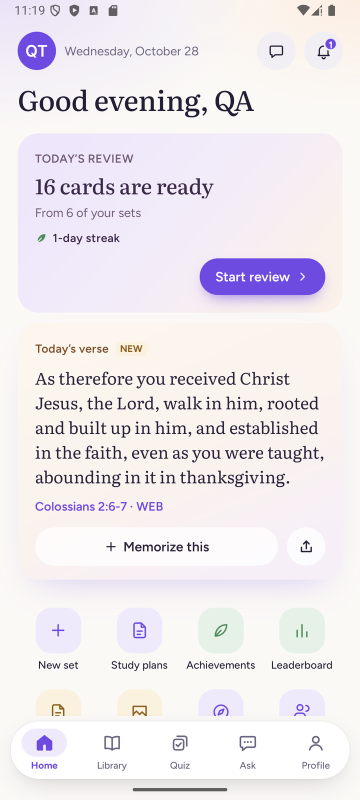
#> input picture legal/screens/01-home.png, 720 x 1600 px (shown at 1/2 size); its folder holds only this picture in this run
$ python frame-site-phones.py
#> lines starting #> are read from the running program, lines starting #| are printed output that depends on the picture; after the words box and inside, x2 and y2 are one past the last pixel; in counts of white or black regions, pixels touching at a corner belong together
#!/usr/bin/env python3
"""Render the website's app screenshots inside a real 3D titanium iPhone (transparent WebP).
Same renderer as MindRest's store-screenshots/frame-shots-ios.py: drawn metal rim + side buttons,
body extruded in perspective, glass glare. Shadow is added in CSS, so the output stays transparent.
Usage: python3 branding/frame-site-phones.py   (reads legal/screens/*.png, writes legal/screens/3d/*.webp)"""
import math
import os
from PIL import Image, ImageDraw, ImageFilter, ImageFont

HERE = os.path.dirname(os.path.abspath(__file__))
SRC = os.path.join(HERE, "..", "legal", "screens")
OUT = os.path.join(SRC, "3d")
os.makedirs(OUT, exist_ok=True)

NAMES = ["01-home", "02-library", "03-cards", "04-quiz", "05-ai", "06-profile"]
OUT_W = 800                  # final width: 2x the largest CSS phone (400px)

SCREEN_W = 900               # screenshot width inside the frame
BEZEL = 26                   # frame thickness around the screen
SCREEN_R = 150               # display corner radius at this scale
DEPTH = 96                   # body thickness in px
LAYERS = 48                  # slices used to extrude the body
CAM = 3600                   # camera distance (smaller = stronger perspective)
POSE = (0, 0, 0)             # yaw, pitch, roll in degrees — straight-on
STATUS_H = 96                # Android status-bar band at SCREEN_W (ink ends at 57/720 px)
F_TIME = ImageFont.truetype(os.path.join(HERE, "..", "frontend", "assets", "fonts", "Inter-SemiBold.ttf"), 38)


def ios_status_bar(shot):
    """The raw shots come from Android (1:09 · 3G); paint over that band with a clean iOS bar."""
    d = ImageDraw.Draw(shot)
    ink = (0x11, 0x11, 0x18)
    d.rectangle([0, 0, shot.width, STATUS_H], fill=shot.getpixel((shot.width // 2, 5)))
    d.text((150, 58), "9:41", font=F_TIME, fill=ink, anchor="mm")
    d.rounded_rectangle([shot.width / 2 - 125, 20, shot.width / 2 + 125, 92], 36, fill=(0, 0, 0))  # Dynamic Island
    x, base = 668, 70                                    # signal: 4 rising bars
    for i in range(4):
        d.rounded_rectangle([x + i * 13, base - 10 - i * 6, x + i * 13 + 8, base], 2, fill=ink)
    cx, cy = 744, 74                                     # wifi: 3 arcs + dot
    for r in (30, 20):
        d.arc([cx - r, cy - r, cx + r, cy + r], 225, 315, fill=ink, width=6)
    d.pieslice([cx - 10, cy - 10, cx + 10, cy + 10], 225, 315, fill=ink)
    d.rounded_rectangle([786, 45, 836, 71], 8, outline=ink, width=3)  # battery
    d.rounded_rectangle([791, 50, 831, 66], 4, fill=ink)
    d.rounded_rectangle([839, 53, 843, 63], 2, fill=ink)
    return shot


def phone(shot):
    """Screenshot inside a drawn titanium iPhone frame, as RGBA with side buttons."""
    shot = shot.resize((SCREEN_W, round(shot.height * SCREEN_W / shot.width)), Image.LANCZOS)
    shot = ios_status_bar(shot)
    sw, sh = shot.size
    pad = 12                                             # room for side buttons
    w, h = sw + 2 * BEZEL + 2 * pad, sh + 2 * BEZEL
    img = Image.new("RGBA", (w, h), (0, 0, 0, 0))
    d = ImageDraw.Draw(img)
    R = SCREEN_R + BEZEL
    for y0, y1 in ((330, 420), (500, 650), (690, 840)):  # action + volume (left)
        d.rounded_rectangle([2, y0, pad + 6, y1], 6, fill=(0x3A, 0x3A, 0x42))
    d.rounded_rectangle([w - pad - 6, 560, w - 2, 780], 6, fill=(0x3A, 0x3A, 0x42))  # power (right)
    d.rounded_rectangle([pad, 0, w - pad - 1, h - 1], R, fill=(0x8E, 0x8C, 0x96))     # light rim
    d.rounded_rectangle([pad + 4, 4, w - pad - 5, h - 5], R - 4, fill=(0x2C, 0x2B, 0x31))  # dark band
    d.rounded_rectangle([pad + 10, 10, w - pad - 11, h - 11], R - 10, fill=(0x05, 0x05, 0x07))  # bezel
    mask = Image.new("L", shot.size, 0)
    ImageDraw.Draw(mask).rounded_rectangle([0, 0, sw - 1, sh - 1], SCREEN_R, fill=255)
    img.paste(shot, (pad + BEZEL, BEZEL), mask)
    return img


def glare(img):
    """Soft diagonal reflection across the glass (screen area only)."""
    w, h = img.size
    band = Image.new("L", (w, h), 0)
    d = ImageDraw.Draw(band)
    for k in range(0, 260, 4):
        a = int(38 * (1 - abs(k - 130) / 130))
        off = int(w * 0.15) + k
        d.polygon([(off, 0), (off + 6, 0), (off + 6 - int(h * 0.55), h), (off - int(h * 0.55), h)], fill=a)
    band = band.filter(ImageFilter.GaussianBlur(18))
    screen = Image.new("L", (w, h), 0)
    ImageDraw.Draw(screen).rounded_rectangle([12 + BEZEL, BEZEL, w - 13 - BEZEL, h - 1 - BEZEL], SCREEN_R, fill=255)
    band = Image.composite(band, Image.new("L", (w, h), 0), screen)
    white = Image.new("RGBA", (w, h), (255, 255, 255, 0))
    white.putalpha(band)
    return Image.alpha_composite(img, white)


def solve(a, b):
    """Gaussian elimination for the 8x8 perspective system (no numpy needed)."""
    n = len(b)
    m = [row[:] + [b[i]] for i, row in enumerate(a)]
    for c in range(n):
        p = max(range(c, n), key=lambda r: abs(m[r][c]))
        m[c], m[p] = m[p], m[c]
        for r in range(n):
            if r != c:
                f = m[r][c] / m[c][c]
                m[r] = [x - f * y for x, y in zip(m[r], m[c])]
    return [m[i][n] / m[i][i] for i in range(n)]


def project(pw, ph, z, center):
    """Project the 4 corners of the phone plane at depth z; returns canvas points."""
    yaw, pitch, roll = (math.radians(v) for v in POSE)
    pts = []
    for u, v in ((0, 0), (pw, 0), (pw, ph), (0, ph)):
        x, y, z0 = u - pw / 2, v - ph / 2, z
        x, y = x * math.cos(roll) - y * math.sin(roll), x * math.sin(roll) + y * math.cos(roll)
        y, zz = y * math.cos(pitch) - z0 * math.sin(pitch), y * math.sin(pitch) + z0 * math.cos(pitch)
        x, zz = x * math.cos(yaw) + zz * math.sin(yaw), -x * math.sin(yaw) + zz * math.cos(yaw)
        k = CAM / (CAM - zz)
        pts.append((center[0] + x * k, center[1] + y * k))
    return pts


def homography(dst, pw, ph):
    """PIL PERSPECTIVE coeffs mapping canvas (dst quad) -> source image rect."""
    A, B = [], []
    for (x, y), (u, v) in zip(dst, [(0, 0), (pw, 0), (pw, ph), (0, ph)]):
        A.append([x, y, 1, 0, 0, 0, -u * x, -u * y]); B.append(u)
        A.append([0, 0, 0, x, y, 1, -v * x, -v * y]); B.append(v)
    return solve(A, B)


def render_phone3d(front):
    """Extrude the phone silhouette back-to-front (metal body), then the glass face on top."""
    pw, ph = front.size
    size = (pw + 80, ph + 80)
    center = (size[0] / 2, size[1] / 2)
    sil = front.split()[3]
    out = Image.new("RGBA", size, (0, 0, 0, 0))
    for i in range(LAYERS, 0, -1):                     # back -> front
        t = 1 - i / LAYERS
        c = tuple(int(a + (b - a) * t) for a, b in zip((0x1E, 0x1D, 0x24), (0x7A, 0x78, 0x84)))
        if i <= 2:
            c = (0xB8, 0xB6, 0xC2)                      # bright chamfer right behind the glass
        m = sil.transform(size, Image.PERSPECTIVE, homography(project(pw, ph, -DEPTH * i / LAYERS, center), pw, ph), Image.BILINEAR)
        out.paste(Image.new("RGBA", size, c + (255,)), (0, 0), m)
    face = glare(front).transform(size, Image.PERSPECTIVE, homography(project(pw, ph, 0, center), pw, ph), Image.BICUBIC)
    out = Image.alpha_composite(out, face)
    return out.crop(out.getbbox())


for name in NAMES:
    ph3d = render_phone3d(phone(Image.open(os.path.join(SRC, f"{name}.png")).convert("RGB")))
#> in phone, `img = Image.new("RGBA", (w, h), (0, 0, 0, 0))`: img: PIL image 976x2052 RGBA; every value is 0
#> in phone, `mask = Image.new("L", shot.size, 0)`: mask: PIL image 900x2000 L; every value is 0
#> in phone, `ImageDraw.Draw(mask).rounded_rectangle([0, 0, sw - 1, sh - 1], SCREEN_..`:
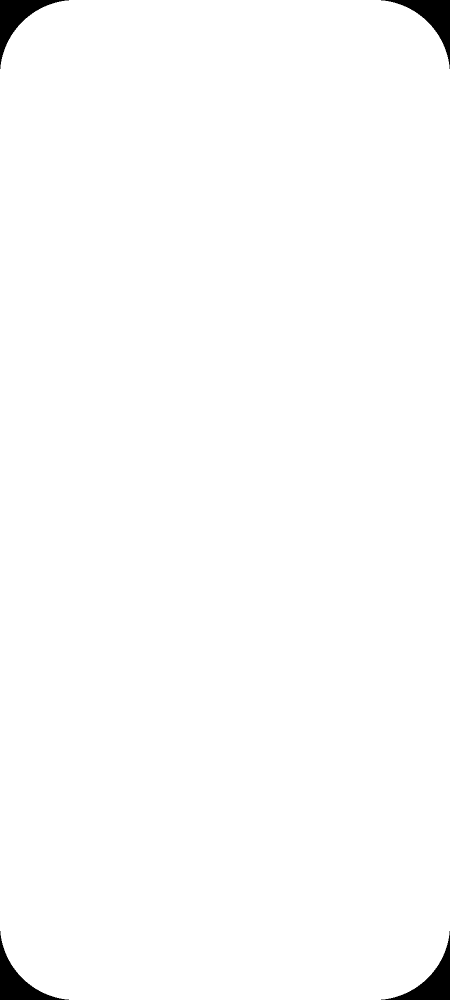
#> mask: PIL image 900x2000 L (shown at 1/2 size); 98.9% white; 4 black regions, box (x1, y1, x2, y2) and area: (0, 0, 138, 138) 4868, (762, 0, 900, 138) 4868, (0, 1862, 138, 2000) 4868, (762, 1862, 900, 2000) 4868
#> in phone, `img.paste(shot, (pad + BEZEL, BEZEL), mask)`:
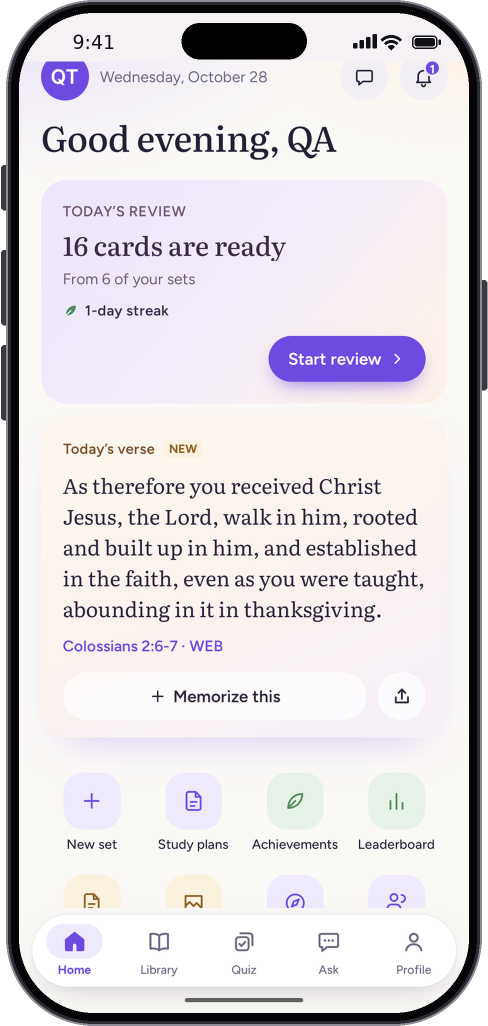
#> img: PIL image 976x2052 RGBA (shown at 1/2 size); mean R, G, B, A 211.6, 206.9, 211.9, 246.1; transparent parts drawn white
#> in render_phone3d, `pw, ph = front.size`: pw = 976; ph = 2052
#> in render_phone3d, `size = (pw + 80, ph + 80)`: size = (1056, 2132)
#> in render_phone3d, `center = (size[0] / 2, size[1] / 2)`: center = (528, 1066)
#> in render_phone3d, `sil = front.split()[3]`: sil: PIL image 976x2052 L; 96.5% white; 2 black regions, box (x1, y1, x2, y2) and area: (801, 0, 976, 2052) 35605, (0, 0, 175, 2052) 34146
#> in render_phone3d, `out = Image.new("RGBA", size, (0, 0, 0, 0))`: out: PIL image 1056x2132 RGBA; every value is 0
#> after the loop in render_phone3d, `for i in range(LAYERS, 0, -1):`:
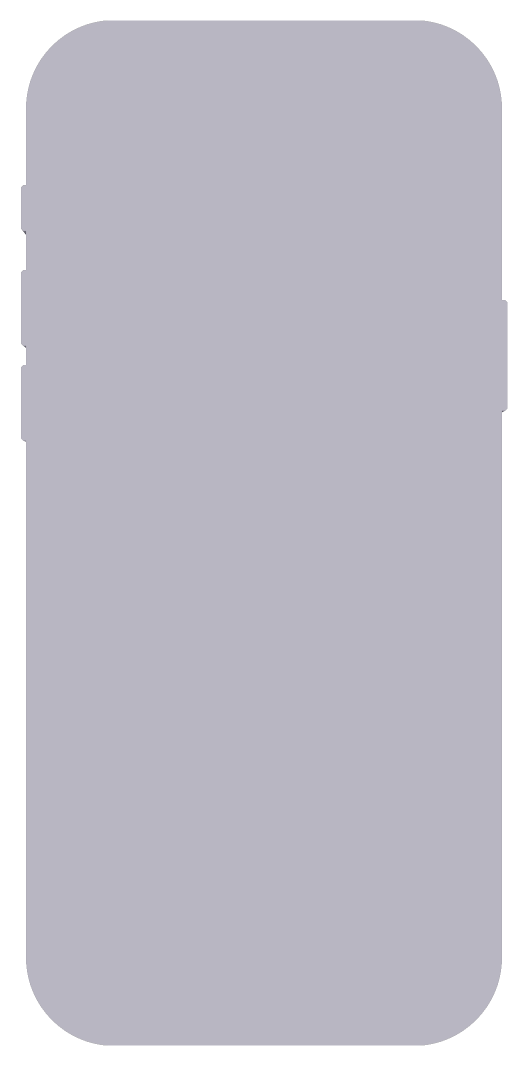
#> out: PIL image 1056x2132 RGBA (shown at 1/2 size); mean R, G, B, A 157.8, 156.1, 166.4, 218.7; transparent parts drawn white
#> in glare, `band = Image.new("L", (w, h), 0)`: band: PIL image 976x2052 L; every value is 0
#> in glare, `band = band.filter(ImageFilter.GaussianBlur(18))`:
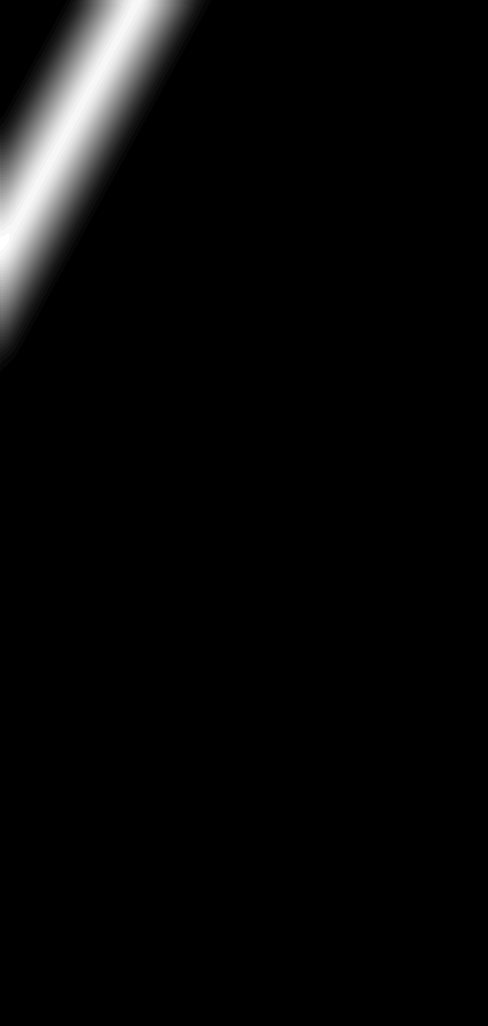
#> band: PIL image 976x2052 L (shown at 1/2 size); min 0, max 34, mean 1.2; drawn with min black and max white
#> in glare, `ImageDraw.Draw(screen).rounded_rectangle([12 + BEZEL, BEZEL, w - 13 - ..`:
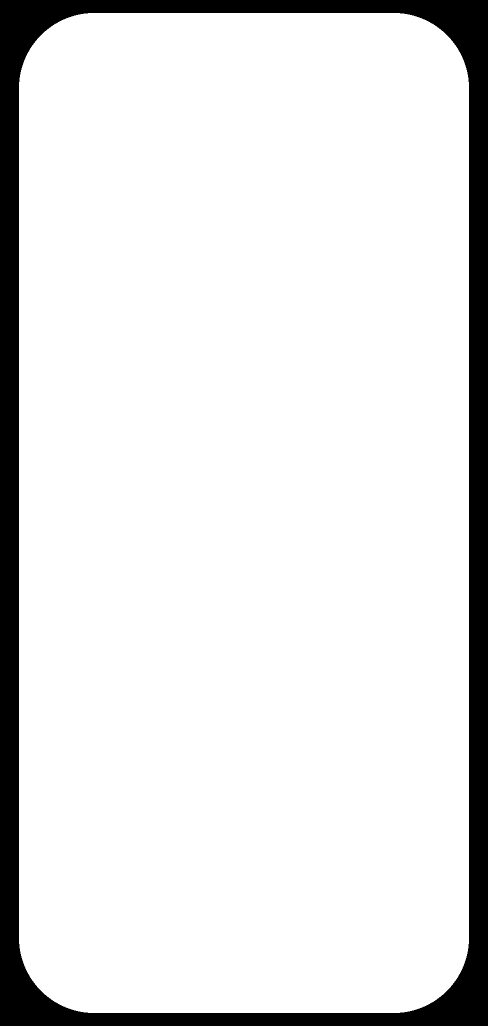
#> screen: PIL image 976x2052 L (shown at 1/2 size); 88.9% white; 1 black region, box (x1, y1, x2, y2) and area: (0, 0, 976, 2052) 222224
#> in render_phone3d, `face = glare(front).transform(size, Image.PERSPECTIVE, homography(proj..`:
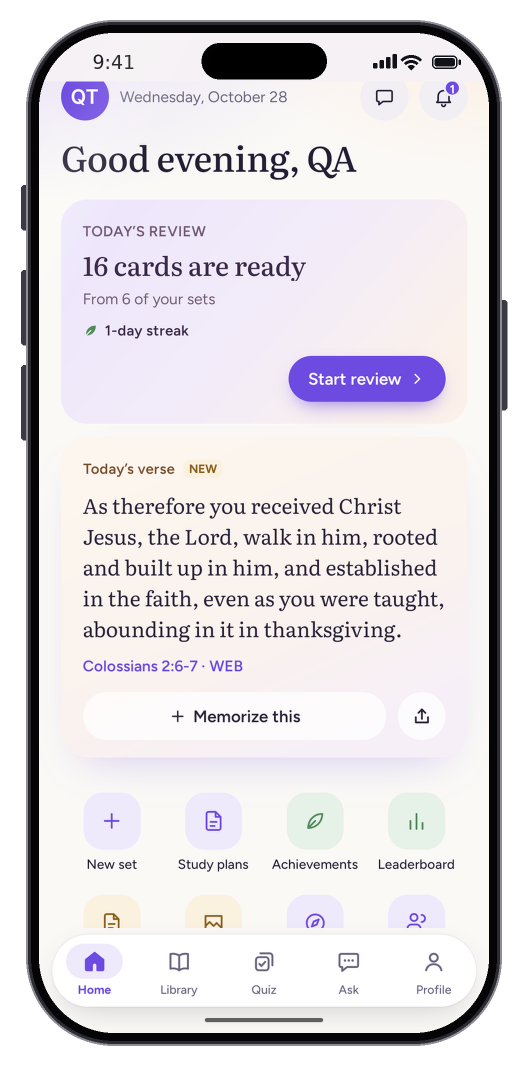
#> face: PIL image 1056x2132 RGBA (shown at 1/2 size); mean R, G, B, A 188.3, 184.1, 188.4, 218.9; transparent parts drawn white
    ph3d = ph3d.resize((OUT_W, round(ph3d.height * OUT_W / ph3d.width)), Image.LANCZOS)
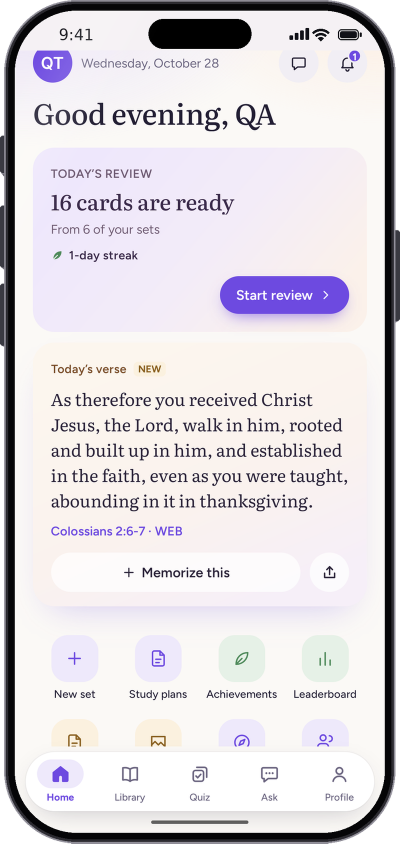
#> ph3d: PIL image 800x1687 RGBA (shown at 1/2 size); mean R, G, B, A 212.6, 207.8, 212.8, 246.9; transparent parts drawn white
    out = os.path.join(OUT, f"{name}.webp")
    ph3d.save(out, "WEBP", quality=88, method=6)
    print("wrote", os.path.relpath(out), ph3d.size, f"{os.path.getsize(out) // 1024}K")
#| wrote ../legal/screens/3d/01-home.webp (800, 1687) 87K
#> (the run stopped early here; a loop or call above may not have finished)
